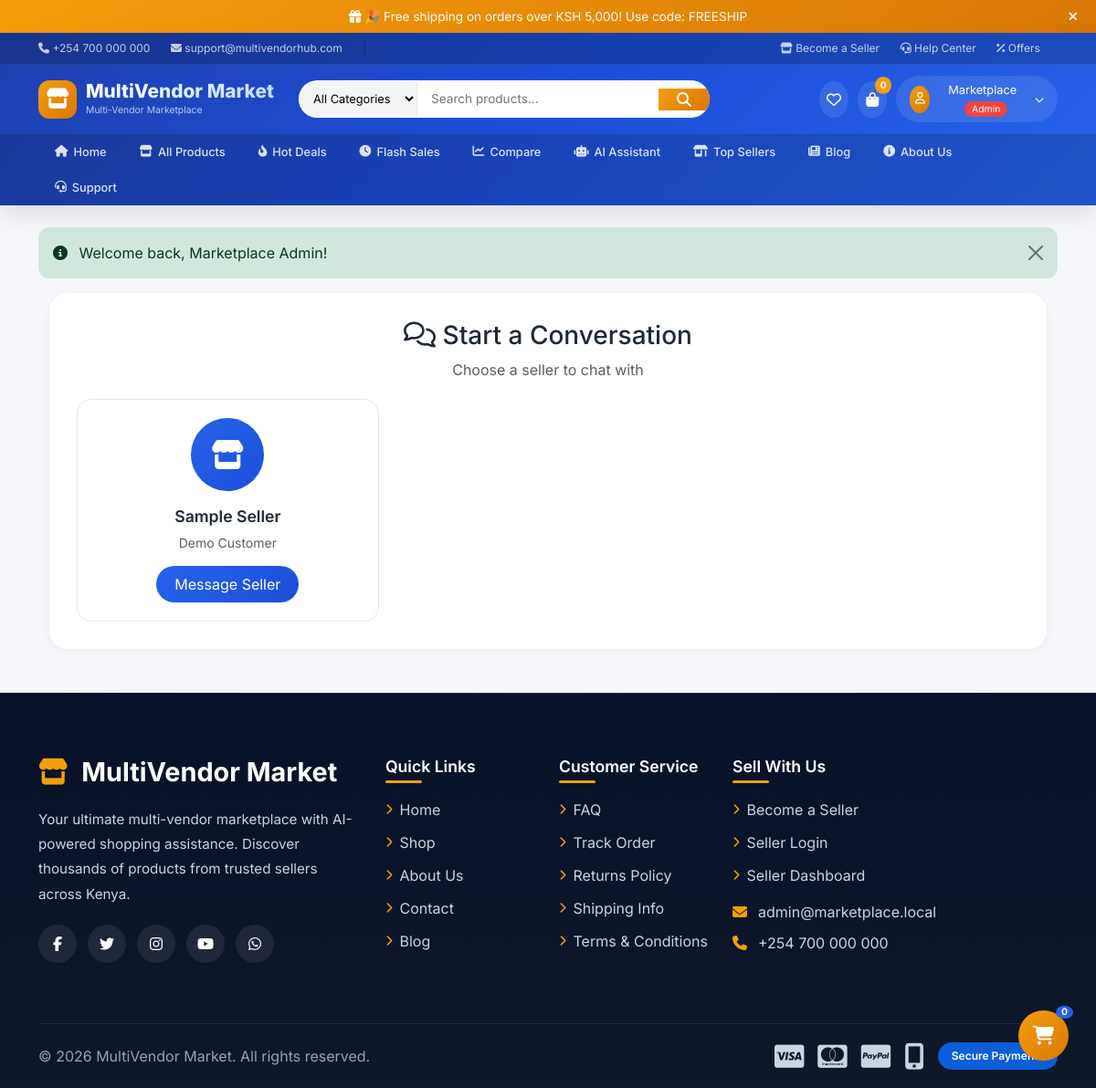
The page /chat.php (signed in) on the database as committed earlier.
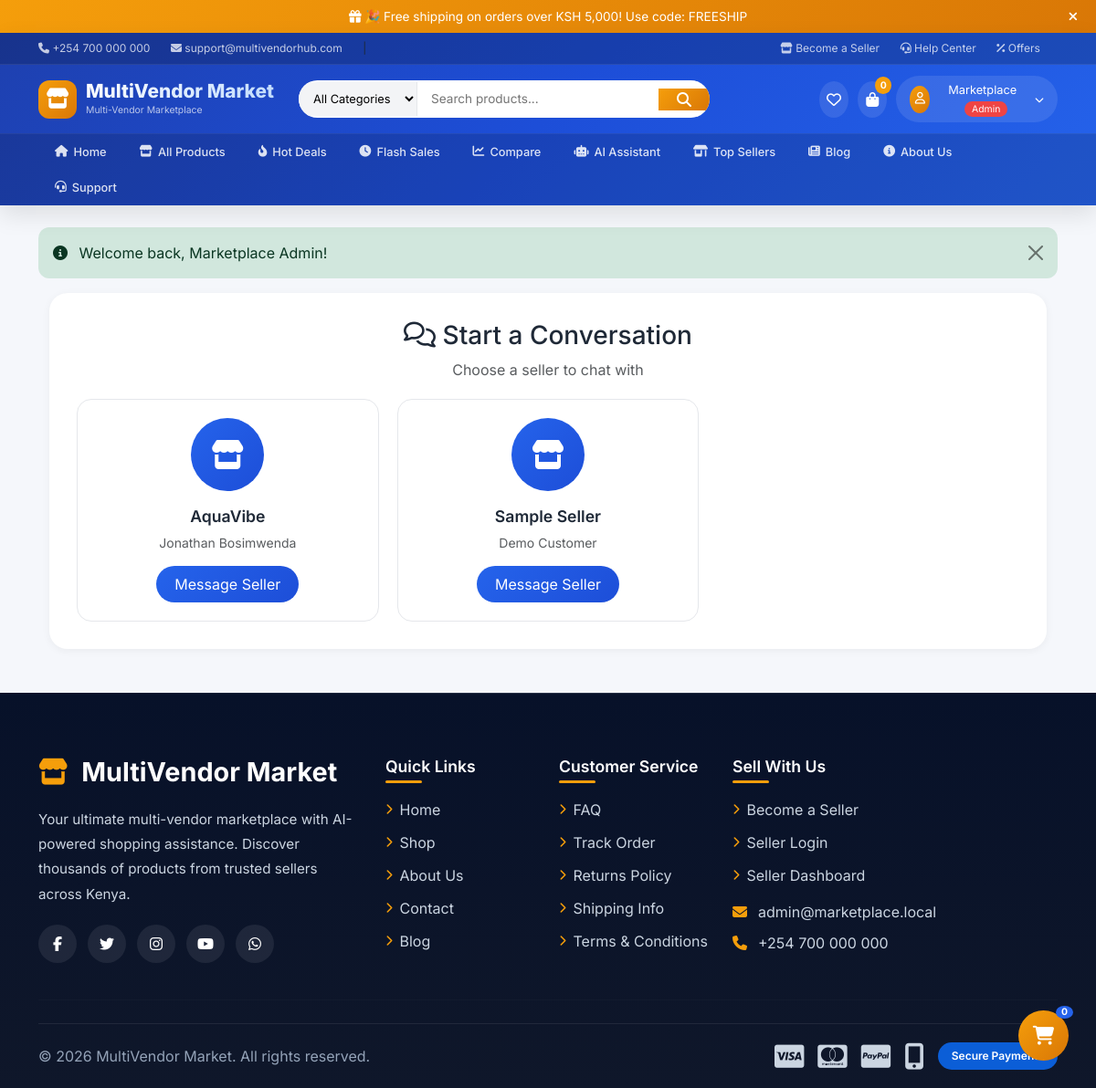
The same page on the database as committed later.
### tables this page shows
CREATE TABLE `sellers` (
  `id` int(11) NOT NULL,
  `user_id` int(11) NOT NULL,
  `shop_name` varchar(150) NOT NULL,
  `shop_logo` varchar(255) DEFAULT NULL,
  `phone` varchar(60) NOT NULL,
  `business_id` varchar(100) NOT NULL,
  `id_image` varchar(255) DEFAULT NULL,
  `description` text DEFAULT NULL,
  `location` varchar(255) DEFAULT NULL,
  `status` enum('pending','verified','rejected') NOT NULL DEFAULT 'pending',
  `subscription_status` enum('active','expired','none') NOT NULL DEFAULT 'none',
  `subscription_expires` date DEFAULT NULL,
  `created_at` datetime NOT NULL
);

CREATE TABLE `users` (
  `id` int(11) NOT NULL,
  `name` varchar(120) NOT NULL,
  `email` varchar(190) NOT NULL,
  `password_hash` varchar(255) NOT NULL,
  `role` enum('customer','seller','admin') NOT NULL DEFAULT 'customer',
  `phone` varchar(40) DEFAULT NULL,
  `address` text DEFAULT NULL,
  `email_verified` tinyint(1) NOT NULL DEFAULT 0,
  `verification_token` varchar(64) DEFAULT NULL,
  `reset_token` varchar(64) DEFAULT NULL,
  `reset_expires` datetime DEFAULT NULL,
  `created_at` datetime NOT NULL,
  `remember_token` varchar(64) DEFAULT NULL,
  `remember_expires` datetime DEFAULT NULL
);

### chat.php (the view, shortened to what this page needs)
<?php
require_once 'includes/header.php';
$seller_id = intval($_GET['seller_id'] ?? 0);
if (!$seller_id) {
    $sellers_sql = "SELECT DISTINCT s.id, s.shop_name, s.shop_logo, u.name as owner_name,
                    (SELECT message FROM chats WHERE seller_id = s.id AND user_id = {$_SESSION['user_id']} ORDER BY created_at DESC LIMIT 1) as last_message,
                    (SELECT created_at FROM chats WHERE seller_id = s.id AND user_id = {$_SESSION['user_id']} ORDER BY created_at DESC LIMIT 1) as last_time
                    FROM sellers s
                    JOIN users u ON u.id = s.user_id
                    LEFT JOIN chats c ON c.seller_id = s.id AND c.user_id = {$_SESSION['user_id']}
                    WHERE s.status = 'verified'
                    GROUP BY s.id
                    ORDER BY last_time DESC, s.shop_name ASC";
    $sellers_result = $mysqli->query($sellers_sql);
}
?>
<div class="container mb-5">
    <?php if (!$seller_id): ?>
        <div class="start-chat-card">
            <h3><i class="fa-regular fa-comments"></i> Start a Conversation</h3>
            <p class="text-muted">Choose a seller to chat with</p>
            <?php if ($sellers_result && $sellers_result->num_rows > 0): ?>
                <div class="seller-grid">
                    <?php while($seller_item = $sellers_result->fetch_assoc()): ?>
                        <div class="seller-card" onclick="window.location.href='chat.php?seller_id=<?= $seller_item['id'] ?>'">
                            <div class="seller-avatar-large">
                                <i class="fa-solid fa-store"></i>
                            </div>
                            <div class="seller-name-large"><?= htmlspecialchars($seller_item['shop_name']) ?></div>
                            <div class="text-muted small"><?= htmlspecialchars($seller_item['owner_name']) ?></div>
                            <button class="btn-chat">Message Seller</button>
                        </div>
                    <?php endwhile; ?>
                </div>
            <?php endif; ?>
        </div>
    <?php endif; ?>
</div>
<?php require_once 'includes/footer.php'; ?>

Rows that differ between the two databases and show on the page:
added sellers: shop_name "AquaVibe", user.name "Jonathan Bosimwenda"
